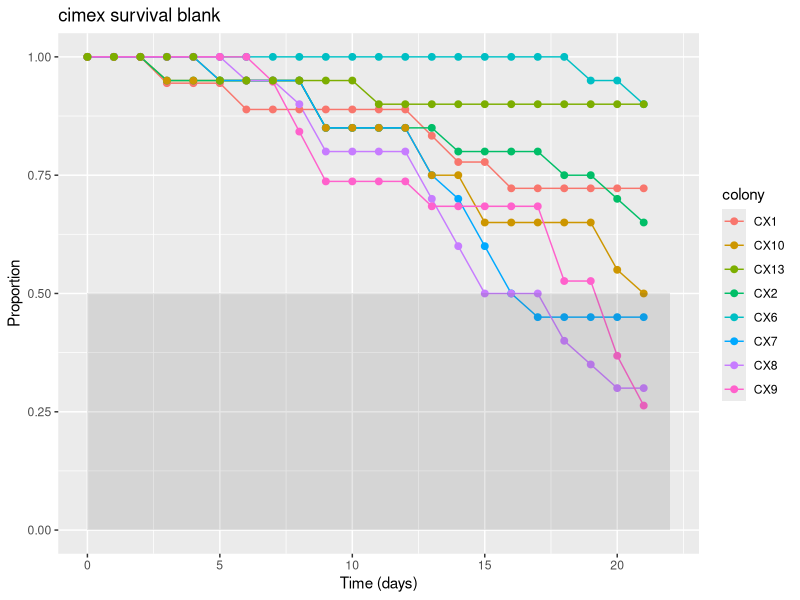
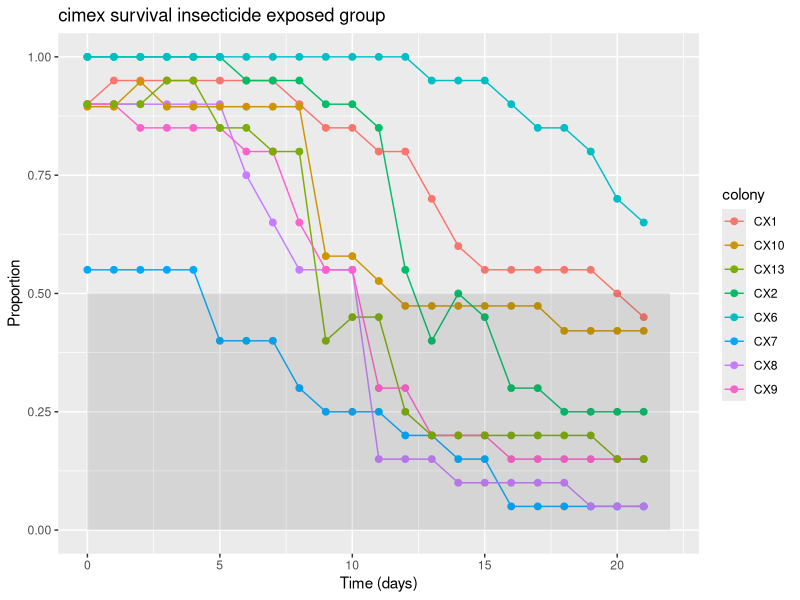
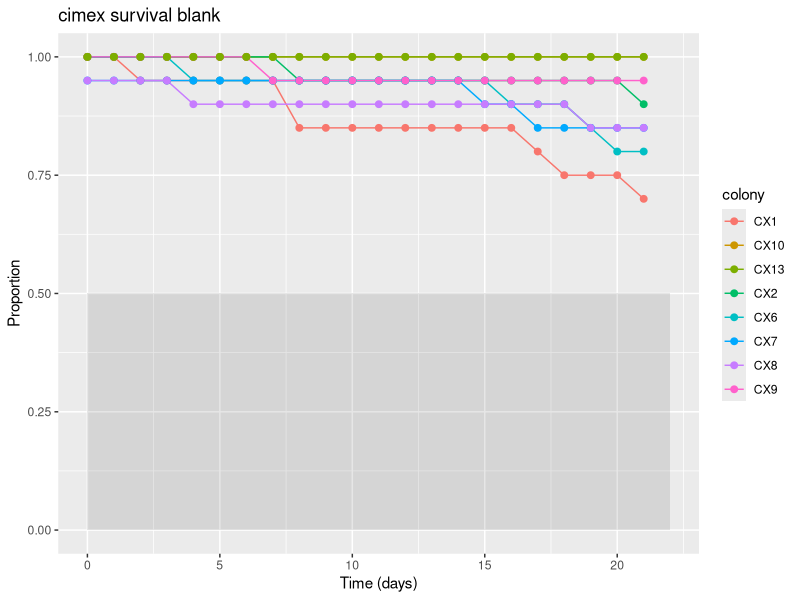
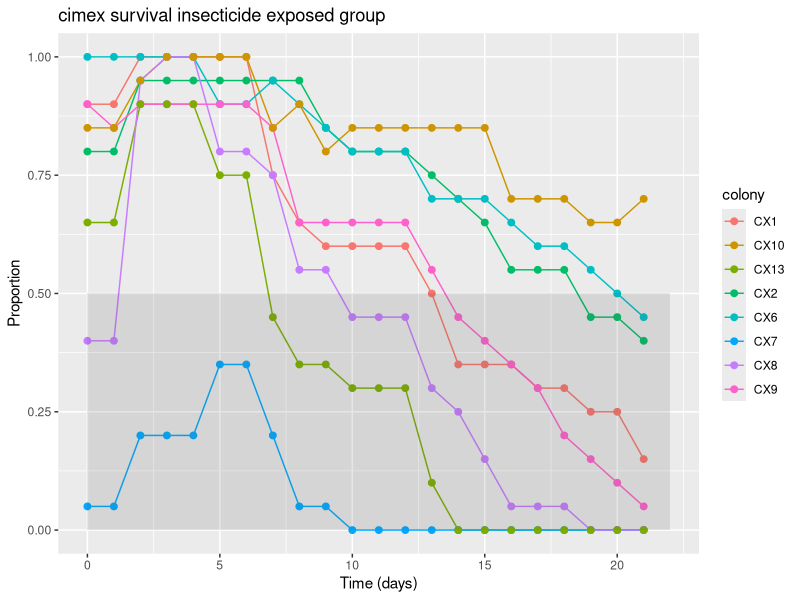
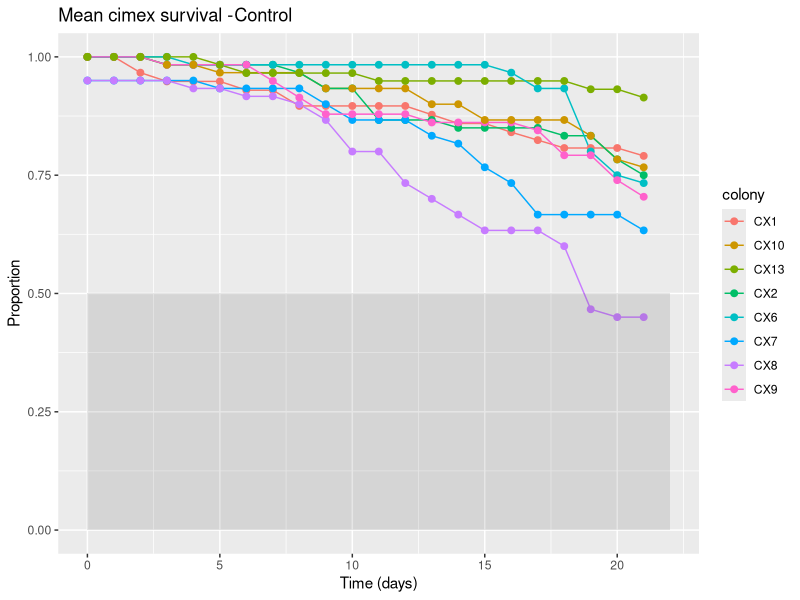
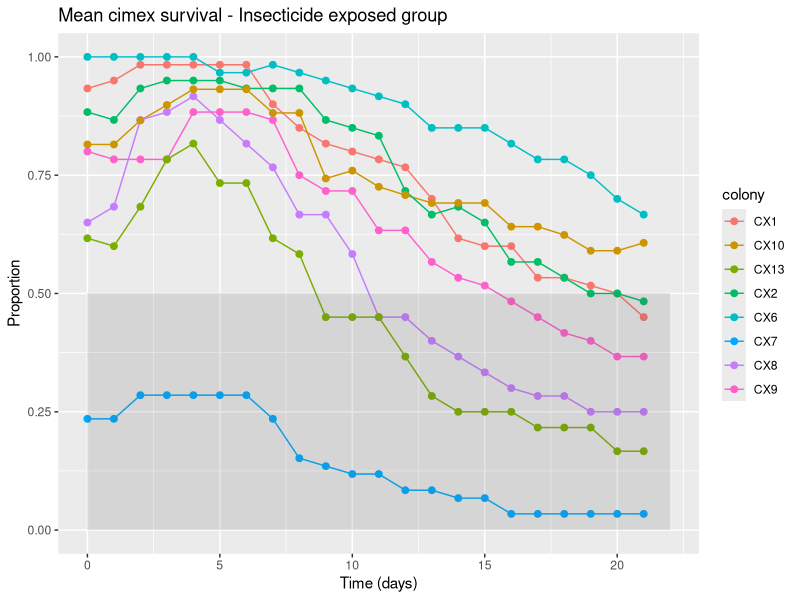
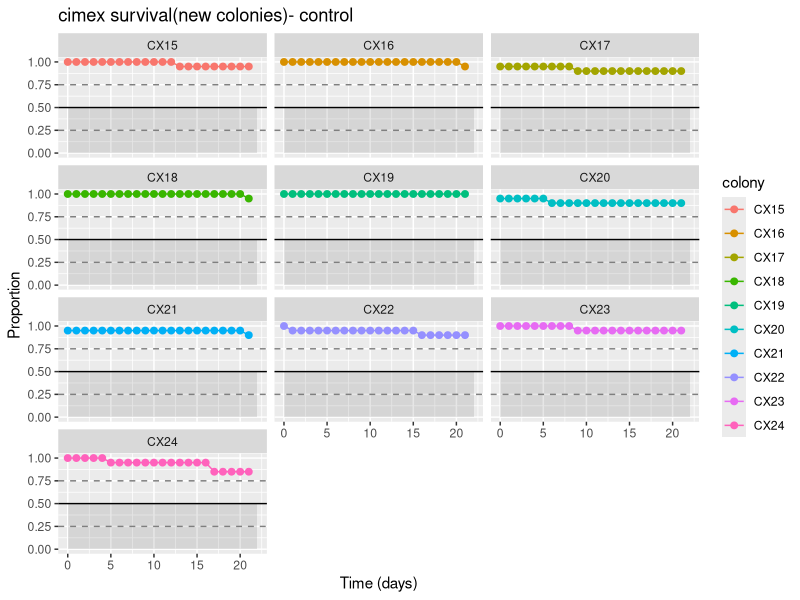
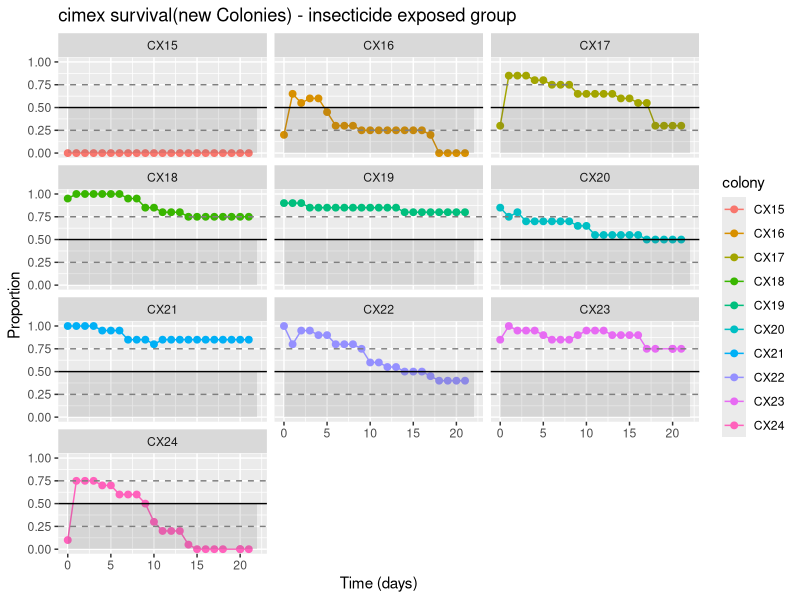

Write R code to recreate these figures, in order.
############################################################
# Code for insecticide drywall analysis 2nd, 3rd replicate
#written by Renzo Salazar
# updated january 2018
############################################################

### R packages being used:
# Use the commented command if the package is not installed

# install.packages("ggplot2")
#install.packages("reshape2")
# install.packages("RColorBrewer")
#if(!require(devtools)) install.packages("devtools")
#devtools::install_github("kassambara/survminer")
#install.packages("gridExtra")
#install.packages("cowplot") #or
#devtools::install_github("wilkelab/cowplot")

#load required packages
library("ggplot2")
library("reshape")
library("reshape2")
library("RColorBrewer")
library("survminer")
require("survival")
library("gridExtra")
library("cowplot")
library("plyr")


#setting working directory
setwd("D:/LABORATORIO/ENSAYOS/BIOENSAYO INSECTICIDA DRYWALL")
getwd()

######################################################################################
######################################################################################
#cimex data deltametrine in drywall 1st assay
######################################################################################
######################################################################################
# Reading the data
cmx <- read.csv("cimex drywall ldb.csv")
head (cmx)

#Adding new columns and values for proportions
cmx$prop_v<-cmx$vivo/cmx$nro_insectos
cmx$prop_c<-cmx$caido/cmx$nro_insectos
cmx$prop_m<-cmx$muerto/cmx$nro_insectos

#separate blank (blank) from delta treatments.
blank <- cmx[cmx$tratamiento == "blanco",]
delta <- cmx[cmx$tratamiento == "deltametrina  SC 5%",]
row.names(blank)<-NULL
row.names(delta)<-NULL

#arrange data base with useful rows( delete pre tratamiento)
dim(blank)
dim(delta)
blank<- blank[43:406,]
delta<- delta[43:406,]

#removing not usefull columns to reshape and data analysis survival insects
colnames(blank)
blankdb<-blank[,c(1,2,10,11,12)]
deltadb<-delta[,c(1,2,10,11,12)]
#removing not usefull rows (first elavuation period 21 days post exp to insecticide effect)
blankdb<-blankdb[blankdb$dia_post_exp<22,]
deltadb<-deltadb[deltadb$dia_post_exp<22,]
colnames(blankdb)<-c("time","colony","surv_prop","kd_prop","dead_prop")
colnames(deltadb)<-c("time","colony","surv_prop","kd_prop","dead_prop")
blankdb0<-blankdb
deltadb0<-deltadb
#remove not resistant colonies to compare with rep 2 and 3
row.names(blankdb)<-NULL
row.names(deltadb)<-NULL
a<-seq(from=1, to= 308, by=14)
b<-seq(from=2, to= 308, by=14)
c<-seq(from=6, to= 308, by=14)
d<-seq(from=7, to= 308, by=14)
e<-seq(from=8, to= 308, by=14)
f<-seq(from=9, to= 308, by=14)
g<-seq(from=10, to= 308, by=14)
h<-seq(from=13, to= 308, by=14)

blankdb1<-blankdb[c(a,b,c,d,e,f,g,h),]
deltadb1<-deltadb[c(a,b,c,d,e,f,g,h),]

##############################
#ploting data
##############################
#survival plots
g1<-ggplot(data=blankdb1, aes(x=time, y=surv_prop, group=colony, colour=colony, fill=colony))+
  geom_line()+
  geom_point( size=2, shape=21)+
  ggtitle("cimex survival blank") + xlab("Time (days)") + ylab("Proportion")+
  #annotate("text",x=-1.6,y=0.4, label="exp period")+
  #annotate("text",x=10,y=0.4, label="post exp period")+
  annotate("rect",xmin=0, xmax=22,ymin=0,ymax=0.5, alpha=0.15)+
  ylim(0,1)

h1<-ggplot(data=deltadb1, aes(x=time, y=surv_prop, group=colony, colour=colony, fill=colony))+
  geom_line()+
  geom_point( size=2, shape=21)+
  ggtitle("cimex survival insecticide exposed group") + xlab("Time (days)") + ylab("Proportion")+
  annotate("rect",xmin=0, xmax=22,ymin=0,ymax=0.5, alpha=0.15)+
  ylim(0,1)

######################################################################################
######################################################################################
#cimex drywall 2nd assay
######################################################################################
######################################################################################
# Reading the data
cmx <- read.csv("BIOENSAYO CIMEX DRYWALL 2DA REPETICION.csv")
head (cmx)

#Adding new columns and values for proportions
cmx$prop_v<-cmx$vivo/cmx$nro_insectos
cmx$prop_c<-cmx$caido/cmx$nro_insectos
cmx$prop_m<-cmx$muerto/cmx$nro_insectos

#separate blank (blank) from delta treatments.
blank <- cmx[cmx$tratamiento == "BLANCO",]
delta <- cmx[cmx$tratamiento == "INSECTICIDA",]

#removing not usefull columns to reshape and data analysis survival insects
colnames(blank)
blankdb<-blank[,c(1,2,10,11,12)]
deltadb<-delta[,c(1,2,10,11,12)]
#removing not usefull rows (first elavuation period 21 days post exp to insecticide effect)
blankdb2<-blankdb[blankdb$dia_post_exp<22,]
deltadb2<-deltadb[deltadb$dia_post_exp<22,]
colnames(blankdb2)<-c("time","colony","surv_prop","kd_prop","dead_prop")
colnames(deltadb2)<-c("time","colony","surv_prop","kd_prop","dead_prop")
tail(blankdb2)
head(deltadb2)

##############################
#ploting data
##############################
#survival plots
g<-ggplot(data=blankdb2, aes(x=time, y=surv_prop, group=colony, colour=colony, fill=colony))+
  geom_line()+
  geom_point( size=2, shape=21)+
  ggtitle("cimex survival blank") + xlab("Time (days)") + ylab("Proportion")+
  annotate("rect",xmin=0, xmax=22,ymin=0,ymax=0.5, alpha=0.15)+
  ylim(0,1)
g

h<-ggplot(data=deltadb2, aes(x=time, y=surv_prop, group=colony, colour=colony, fill=colony))+
  geom_line()+
  geom_point( size=2, shape=21)+
  ggtitle("cimex survival insecticide exposed group") + xlab("Time (days)") + ylab("Proportion")+
  annotate("rect",xmin=0, xmax=22,ymin=0,ymax=0.5, alpha=0.15)+
  ylim(0,1)
h
#############################################################################
#############################################################################
#############################################################################
#cimex drywall 3nd assay
######################################################################################
######################################################################################
# Reading the data
cmx <- read.csv("BIOENSAYO CIMEX DRYWALL 3RA REPETICION.csv")
head (cmx)

#Adding new columns and values for proportions
cmx$prop_v<-cmx$vivo/cmx$nro_insectos
cmx$prop_c<-cmx$caido/cmx$nro_insectos
cmx$prop_m<-cmx$muerto/cmx$nro_insectos

#separate blank (blank) from delta treatments.
blank <- cmx[cmx$tratamiento == "BLANCO",]
delta <- cmx[cmx$tratamiento == "INSECTICIDA",]

#removing not usefull columns to reshape and data analysis survival insects
colnames(blank)
blankdb<-blank[,c(1,2,10,11,12)]
deltadb<-delta[,c(1,2,10,11,12)]
#removing not usefull rows (first elavuation period 21 days post exp to insecticide effect)
blankdb3<-blankdb[blankdb$dia_post_exp<22,]
deltadb3<-deltadb[deltadb$dia_post_exp<22,]
colnames(blankdb3)<-c("time","colony","surv_prop","kd_prop","dead_prop")
colnames(deltadb3)<-c("time","colony","surv_prop","kd_prop","dead_prop")
tail(blankdb)
head(deltadb)

##############################
#ploting data
##############################
#survival plots
gg<-ggplot(data=blankdb3, aes(x=time, y=surv_prop, group=colony, colour=colony, fill=colony))+
  geom_line()+
  geom_point( size=2, shape=21)+
  ggtitle("cimex survival blank") + xlab("Time (days)") + ylab("Proportion")+
  annotate("rect",xmin=0, xmax=22,ymin=0,ymax=0.5, alpha=0.15)+
  ylim(0,1)
gg

hh<-ggplot(data=deltadb3, aes(x=time, y=surv_prop, group=colony, colour=colony, fill=colony))+
  geom_line()+
  geom_point( size=2, shape=21)+
  ggtitle("cimex survival insecticide exposed group") + xlab("Time (days)") + ylab("Proportion")+
  annotate("rect",xmin=0, xmax=22,ymin=0,ymax=0.5, alpha=0.15)+
  ylim(0,1)
hh

##############################################################################
#############################################################################
# MEANS FROM REP1,2,3
##################################################
dim(deltadb3)
#reorder db rep 2, 3
a<-seq(from=1, to= 176, by=8)
b<-seq(from=2, to= 176, by=8)
c<-seq(from=3, to= 176, by=8)
d<-seq(from=4, to= 176, by=8)
e<-seq(from=5, to= 176, by=8)
f<-seq(from=6, to= 176, by=8)
gs<-seq(from=7, to= 176, by=8)
hs<-seq(from=8, to= 176, by=8)

blankdb2<-blankdb2[c(a,b,c,d,e,f,gs,hs),]
deltadb2<-deltadb2[c(a,b,c,d,e,f,gs,hs),]

blankdb3<-blankdb3[c(a,b,c,d,e,f,gs,hs),]
deltadb3<-deltadb3[c(a,b,c,d,e,f,gs,hs),]

#nueva base de datos pra medias
newbdf<-data.frame(cbind(blankdb1,blankdb2[,3:5],blankdb3[,3:5]))
newddf<-data.frame(cbind(deltadb1,deltadb2[,3:5],deltadb3[,3:5]))
colnames(newbdf)

#blank
newbdf["surv_mean"]<-NA
for(i in 1:176) {
  newbdf[i,12]<-rowMeans(newbdf[i,c(3,6,9)])}

newbdf["caida_mean"]<-NA
for(i in 1:176) {
  newbdf[i,13]<-rowMeans(newbdf[i,c(4,7,10)])}

newbdf["death_mean"]<-NA
for(i in 1:176) {
  newbdf[i,14]<-rowMeans(newbdf[i,c(5,8,11)])}
#delta

newddf["surv_mean"]<-NA
for(i in 1:176) {
  newddf[i,12]<-rowMeans(newddf[i,c(3,6,9)])}

newddf["caida_mean"]<-NA
for(i in 1:176) {
  newddf[i,13]<-rowMeans(newddf[i,c(4,7,10)])}

newddf["death_mean"]<-NA
for(i in 1:176) {
  newddf[i,14]<-rowMeans(newddf[i,c(5,8,11)])}

########################
# performing plots
########################
#survival plots
gs<-ggplot(data=newbdf, aes(x=time, y=surv_mean, group=colony, colour=colony, fill=colony))+
  geom_line()+
  geom_point( size=2, shape=21)+
  ggtitle("Mean cimex survival -Control") + xlab("Time (days)") + ylab("Proportion")+
  #annotate("text",x=-1.6,y=0.4, label="exp period")+
  #annotate("text",x=10,y=0.4, label="post exp period")+
  annotate("rect",xmin=0, xmax=22,ymin=0,ymax=0.5, alpha=0.15)+
  ylim(0,1)
gs

hs<-ggplot(data=newddf, aes(x=time, y=surv_mean, group=colony, colour=colony, fill=colony))+
  geom_line()+
  geom_point( size=2, shape=21)+
  ggtitle("Mean cimex survival - Insecticide exposed group") + xlab("Time (days)") + ylab("Proportion")+
  annotate("rect",xmin=0, xmax=22,ymin=0,ymax=0.5, alpha=0.15)+
  ylim(0,1)
hs

#############################################################################
#############################################################################
#############################################################################
#cimex drywall 4TH assay (NEW COLONIES)
######################################################################################
######################################################################################
# Reading the data
cmx <- read.csv("BIOENSAYO CIMEX DRYWALL 4TA REPETICION.csv")
head (cmx)

#Adding new columns and values for proportions
cmx$prop_v<-cmx$vivo/cmx$nro_insectos
cmx$prop_c<-cmx$caido/cmx$nro_insectos
cmx$prop_m<-cmx$muerto/cmx$nro_insectos

#separate blank (blank) from delta treatments.
blank <- cmx[cmx$tratamiento == "BLANCO",]
delta <- cmx[cmx$tratamiento == "INSECTICIDA",]

#removing not usefull columns to reshape and data analysis survival insects
colnames(blank)
blankdb<-blank[,c(1,2,10,11,12)]
deltadb<-delta[,c(1,2,10,11,12)]
#removing not usefull rows (first elavuation period 21 days post exp to insecticide effect)
blankdb3<-blankdb[blankdb$dia_post_exp<22,]
deltadb3<-deltadb[deltadb$dia_post_exp<22,]
colnames(blankdb3)<-c("time","colony","surv_prop","kd_prop","dead_prop")
colnames(deltadb3)<-c("time","colony","surv_prop","kd_prop","dead_prop")
tail(blankdb)
head(deltadb)

##############################
#ploting data
##############################
#survival plots
gg4<-ggplot(data=blankdb3, aes(x=time, y=surv_prop, group=colony, colour=colony, fill=colony))+
  geom_line()+
  geom_point( size=2, shape=21)+
  ggtitle("cimex survival(new colonies)- control") + xlab("Time (days)") + ylab("Proportion")+
  annotate("rect",xmin=0, xmax=22,ymin=0,ymax=0.5, alpha=0.15)+
  facet_wrap(~colony, ncol = 3)+
  ylim(0,1)+
  geom_hline(yintercept = .5)+
  geom_hline(yintercept = .25, linetype="dashed", color="gray50")+
  geom_hline(yintercept = .75, linetype="dashed", color="gray50")

gg4

hh4<-ggplot(data=deltadb3, aes(x=time, y=surv_prop, group=colony, colour=colony, fill=colony))+
  geom_line()+
  geom_point( size=2, shape=21)+
  ggtitle("cimex survival(new Colonies) - insecticide exposed group") + xlab("Time (days)") + ylab("Proportion")+
  annotate("rect",xmin=0, xmax=22,ymin=0,ymax=0.5, alpha=0.15)+
  facet_wrap(~colony, ncol = 3)+
  ylim(0,1)+
  geom_hline(yintercept = .5)+
  geom_hline(yintercept = .25, linetype="dashed", color="gray50")+
  geom_hline(yintercept = .75, linetype="dashed", color="gray50")

hh4

########################################################################
#        GETTING MEAN, SD SE, IC   (merge dataframes all reps)         #
########################################################################
colnames(blankdb3)
colnames(deltadb1)
tblank<-rbind(blankdb0[,1:3],blankdb1[,1:3],blankdb2[,1:3],blankdb3[,1:3])
tdelta<-rbind(deltadb0[,1:3],deltadb1[,1:3],deltadb2[,1:3],deltadb3[,1:3])
#add columns to treatment and repetition
tblank["repetition"]<-c(rep("Repetition 1",nrow(blankdb0)),
                        rep("Repetition 1",nrow(blankdb1)),
                        rep("Repetition 2",nrow(blankdb2)),
                        rep("Repetition 3",nrow(blankdb3)))
tblank["treatment"]<-rep("Control",nrow(tblank))

tdelta["repetition"]<-c(rep("Repetition 1",nrow(deltadb0)),
                        rep("Repetition 1",nrow(deltadb1)),
                        rep("Repetition 2",nrow(deltadb2)),
                        rep("Repetition 3",nrow(deltadb3)))
tdelta["treatment"]<-rep("deltamethrin",nrow(tblank))


#join dfs
tdf<-data.frame(rbind(tblank,tdelta))

tdfsum <- ddply(tdf, c( "treatment","colony","time"), summarise,
                  N    = sum(!is.na(surv_prop)),
                  mean = round(mean(surv_prop, na.rm=TRUE),digits = 3),
                  sd   = round(sd(surv_prop, na.rm=TRUE),digits=3),
                  se   = round(sd / sqrt(N),digits = 3),
                  LCI  = round(mean-(1.96*se),digits = 3),
                  UCI  = round(mean+(1.96*se),digits = 3))

#add column to survival score
tdfsum["surv_score"]<-NA

for(i in 1:nrow(tdfsum)){
    if(tdfsum[i,2]=="CX1"|tdfsum[i,2]=="CX10"|tdfsum[i,2]=="CX2"|tdfsum[i,2]=="CX6"|
     tdfsum[i,2]=="CX8"|tdfsum[i,2]=="CX9"|tdfsum[i,2]=="CX18"|tdfsum[i,2]=="CX19"|
     tdfsum[i,2]=="CX21"|tdfsum[i,2]=="CX23"){tdfsum[i,10]<-"over 50"}
  }

for(i in 1:nrow(tdfsum)){
    if(tdfsum[i,2]=="CX5"|tdfsum[i,2]=="CX7"|tdfsum[i,2]=="CX11"|tdfsum[i,2]=="CX15"){tdfsum[i,10]<-"under 25"}
  }

for(i in 1:nrow(tdfsum)){
  if(tdfsum[i,2]=="CX20"|tdfsum[i,2]=="CX13"|tdfsum[i,2]=="CX4"|tdfsum[i,2]=="CX3"){tdfsum[i,10]<-"50 to 75"}
}

for(i in 1:nrow(tdfsum)){
  if(tdfsum[i,2]=="CX16"|tdfsum[i,2]=="CX12"|tdfsum[i,2]=="CX14"){tdfsum[i,10]<-"25 to 50"}
}

tdfsum$surv_score[is.na(tdfsum$surv_score)]<-"A"

for(i in 1:nrow(tdfsum)){
    if(tdfsum[i,10]=="A"){tdfsum[i,10]<-"middle"}
  }

#prepare data frame to plot
levels(tdfsum$colony)
#reorder levels
tdfsum$colony <-factor(tdfsum$colony,levels(tdfsum$colony)[c(1,7:14,2:6,15:24)])
levels(tdfsum$colony)
class(tdfsum$surv_score)
tdfsum$surv_score<-as.factor(tdfsum$surv_score)
levels(tdfsum$surv_score)
tdfsum$surv_score <-factor(tdfsum$surv_score,levels(tdfsum$surv_score)[c(4,2,1,5,3)])
levels(tdfsum$surv_score)

########################################################
#plot
########################################################
colnames(tdfsum)
gt1<-ggplot(tdfsum, aes(x =time, y = mean, color = colony))+
  #geom_errorbar(aes(ymin=LCI, ymax=UCI), alpha=1, width = 0.15, position= position_jitter(width = 0.15)) +
  geom_line(size=.8,alpha=.6)+ 
 # stat_smooth()+
  geom_point(size=1)+
  #geom_point(position = position_jitter(width = 0.1),size=1)+
    #scale_colour_manual(values=c("darkgreen","gray30"))+
  xlab("Time (days)") +
  ylab("survival proportion (mean)") +
  scale_y_continuous(breaks = c(seq(from=0,to=1,by=.25)),limits = c(0,1))+
  scale_x_continuous(breaks = c(seq(from=0,to=20,by=5)),limits = c(0,21))+
  facet_grid(surv_score~treatment)+
  theme_bw()+
  theme(text = element_text(size=12),axis.text.x=element_text(size=12),
        axis.text.y = element_text(size=10))+
  geom_hline(yintercept = .5)+
  geom_hline(yintercept = .25, linetype="dashed", color="gray50")+
  geom_hline(yintercept = .75, linetype="dashed", color="gray50")
gt1

#split data frame to better view
levels(tdfsum$surv_score)
df1<-tdfsum[tdfsum$surv_score=="over 50",]
df2<-tdfsum[tdfsum$surv_score=="50 to 75",]
df3<-tdfsum[tdfsum$surv_score=="25 to 50",]
df4<-tdfsum[tdfsum$surv_score=="under 25",]
df5<-tdfsum[tdfsum$surv_score=="middle",]

gt2<-ggplot(df1, aes(x =time, y = mean, color = colony))+
  geom_line(size=.8,alpha=.6)+ 
  geom_point(size=1)+
  xlab("Time (days)") +
  ylab("survival proportion (mean)") +
  scale_y_continuous(breaks = c(seq(from=0,to=1,by=.25)),limits = c(0,1))+
  scale_x_continuous(breaks = c(seq(from=0,to=20,by=5)),limits = c(0,21))+
  facet_grid(surv_score~treatment)+
  theme_bw()+
  theme(text = element_text(size=12),axis.text.x=element_text(size=12),
        axis.text.y = element_text(size=10))+
  geom_hline(yintercept = .5)+
  geom_hline(yintercept = .25, linetype="dashed", color="gray50")+
  geom_hline(yintercept = .75, linetype="dashed", color="gray50")
gt2

gt3<-ggplot(df2, aes(x =time, y = mean, color = colony))+
  geom_line(size=.8,alpha=.6)+ 
  geom_point(size=1)+
  xlab("Time (days)") +
  ylab("survival proportion (mean)") +
  scale_y_continuous(breaks = c(seq(from=0,to=1,by=.25)),limits = c(0,1))+
  scale_x_continuous(breaks = c(seq(from=0,to=20,by=5)),limits = c(0,21))+
  facet_grid(surv_score~treatment)+
  theme_bw()+
  theme(text = element_text(size=12),axis.text.x=element_text(size=12),
        axis.text.y = element_text(size=10))+
  geom_hline(yintercept = .5)+
  geom_hline(yintercept = .25, linetype="dashed", color="gray50")+
  geom_hline(yintercept = .75, linetype="dashed", color="gray50")
gt3

gt4<-ggplot(df3, aes(x =time, y = mean, color = colony))+
  geom_line(size=.8,alpha=.6)+ 
  geom_point(size=1)+
  xlab("Time (days)") +
  ylab("survival proportion (mean)") +
  scale_y_continuous(breaks = c(seq(from=0,to=1,by=.25)),limits = c(0,1))+
  scale_x_continuous(breaks = c(seq(from=0,to=20,by=5)),limits = c(0,21))+
  facet_grid(surv_score~treatment)+
  theme_bw()+
  theme(text = element_text(size=12),axis.text.x=element_text(size=12),
        axis.text.y = element_text(size=10))+
  geom_hline(yintercept = .5)+
  geom_hline(yintercept = .25, linetype="dashed", color="gray50")+
  geom_hline(yintercept = .75, linetype="dashed", color="gray50")
gt4

gt5<-ggplot(df4, aes(x =time, y = mean, color = colony))+
  #geom_errorbar(aes(ymin=LCI, ymax=UCI), alpha=1, width = 0.15, position= position_jitter(width = 0.15)) +
  geom_line(size=.8,alpha=.6)+ 
  geom_point(size=1)+
  xlab("Time (days)") +
  ylab("survival proportion (mean)") +
  scale_y_continuous(breaks = c(seq(from=0,to=1,by=.25)),limits = c(0,1))+
  scale_x_continuous(breaks = c(seq(from=0,to=20,by=5)),limits = c(0,21))+
  facet_grid(surv_score~treatment)+
  theme_bw()+
  theme(text = element_text(size=12),axis.text.x=element_text(size=12),
        axis.text.y = element_text(size=10))+
  geom_hline(yintercept = .5)+
  geom_hline(yintercept = .25, linetype="dashed", color="gray50")+
  geom_hline(yintercept = .75, linetype="dashed", color="gray50")
gt5

gt6<-ggplot(df5, aes(x =time, y = mean, color = colony))+
  #geom_errorbar(aes(ymin=LCI, ymax=UCI), alpha=1, width = 0.15, position= position_jitter(width = 0.15)) +
  geom_line(size=.8,alpha=.6)+ 
  geom_point(size=1)+
  xlab("Time (days)") +
  ylab("survival proportion (mean)") +
  scale_y_continuous(breaks = c(seq(from=0,to=1,by=.25)),limits = c(0,1))+
  scale_x_continuous(breaks = c(seq(from=0,to=20,by=5)),limits = c(0,21))+
  facet_grid(surv_score~treatment)+
  theme_bw()+
  theme(text = element_text(size=12),axis.text.x=element_text(size=12),
        axis.text.y = element_text(size=10))+
  geom_hline(yintercept = .5)+
  geom_hline(yintercept = .25, linetype="dashed", color="gray50")+
  geom_hline(yintercept = .75, linetype="dashed", color="gray50")
gt6

##############################################################
#get the pdf
##############################################################
pdf(file = "survival of bedbugs exposed to deltamethrin.pdf", width=6,height=4,paper='special')#, paper="A4r",)

gt1
gt2
gt3
gt4
gt5
gt6
dev.off()
